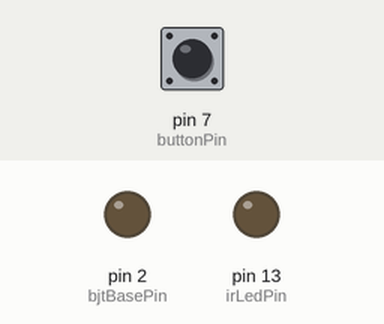
Bench run of a sketch on a simulated Arduino Uno, built with avr-gcc and run on an emulated ATmega328P. Shown: output pins drawn as LEDs (lit = HIGH). Dashed ring = blinking. Inputs (shaded band) come from the test bench; at power-on: pin 7 (buttonPin) HIGH.

Above: at 1.2 s.
1.3 s: pin 7 (buttonPin) pulled LOW for 1 s
At 1.43 s:
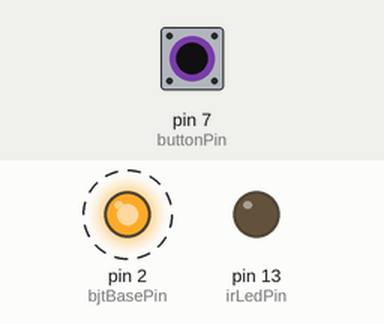
4.3 s: pin 7 (buttonPin) pulled LOW for 3.2 s
At 8.3 s:
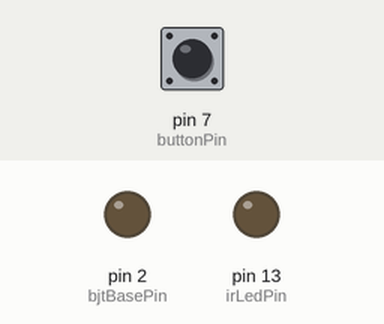
Timing chart, 0 to 9.8 s (numbered marks = the images above; inputs shaded):
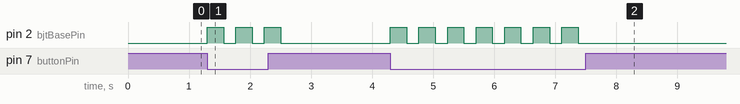

Measured:
- after the input at 1.3 s, pin 2 (bjtBasePin): alternates HIGH for 0.27 s and LOW for 0.20 s, 6 changes in all, then stays LOW, starting at once
- after the input at 4.3 s, pin 2 (bjtBasePin): alternates HIGH for 0.27 s and LOW for 0.20 s, 14 changes in all, then stays LOW, starting at once

The sketch:

IR_transmiter.ino
```cpp
#include <IRremote.h>

// Define the pins
int irLedPin = 13;  // IR LED anode (+) connected to the collector
int bjtBasePin = 2; // BJT base pin
int buttonPin = 7;

IRsend irsend(2);

void setup() {
  // Set the pin modes
  pinMode(irLedPin, OUTPUT);
  pinMode(bjtBasePin, OUTPUT);
  pinMode(buttonPin, INPUT_PULLUP);
}

void loop() {
  if (digitalRead(buttonPin) == LOW){
  // Turn on the BJT to allow current to flow to the IR LED
  digitalWrite(bjtBasePin, HIGH);

  // Send RC5 infrared signal with data code 0x0 and 8 bits
  //irsend.sendSony(0xa90, 8);  // The last parameter (0) indicates it's not a repeat signal
  //irsend.sendNEC(0x0102, 0x34, true, 0);
  //irsend.sendRC5(0x1F, 0x3F, 0, true);
  irsend.sendSony(0x1, 12);
  delay(200);

  // Turn off the BJT to stop the current flow to the IR LED
  digitalWrite(bjtBasePin, LOW);

  delay(200);
  }
}
  // Repeat the process with a different data code
  // Turn on the BJT
  //digitalWrite(bjtBasePin, HIGH);

  // Send RC5 infrared signal with data code 0x1 and 8 bits
  //irsend.sendRC5(0x1, 8, 0);

  //delay(200);

  // Turn off the BJT
  //digitalWrite(bjtBasePin, LOW);

  //delay(500); // Wait for 5 seconds before transmitting again
```
